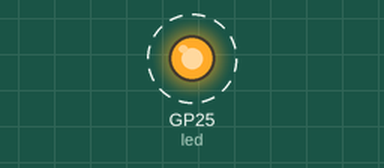
A program run on a simulated Raspberry Pi Pico running MicroPython. Parts: output pins drawn as LEDs (lit = HIGH). Dashed ring = blinking. What the program prints to the serial console is not drawn.

Above: at 0.2 s.
Timing chart, 0 to 3.0 s (numbered marks = the images above):
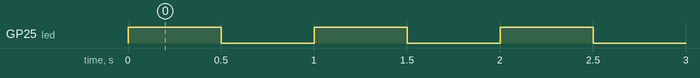

Measured:
- by itself, GP25 (led): alternates HIGH for 0.50 s and LOW for 0.50 s

The program:

blink.py
```python
# Hardware Key Visual Indicator
# Upload this to your Raspberry Pi Pico using Thonny IDE
# The LED will blink to show this is your hardware key

from machine import Pin
import time

# Onboard LED on GPIO 25
led = Pin(25, Pin.OUT)

print("Hardware Key Active - Blinking LED")

while True:
    led.on()      # LED on
    time.sleep(0.5)  # Wait 500ms
    led.off()     # LED off
    time.sleep(0.5)  # Wait 500ms
```
